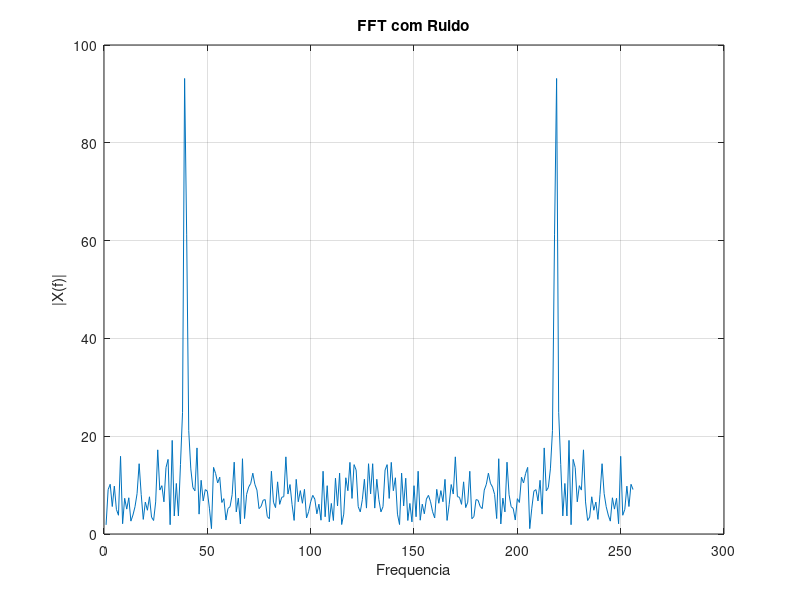

Reproduce this figure in MATLAB.
clc;
clear;
close all;

N = 256;
n = 0:N-1;

f0 = 0.15;

x = sin(2*pi*f0*n);

ruido = 0.5*randn(1,N);

sinal = x + ruido;

X = fft(sinal);

figure;
plot(abs(X));
title('FFT com Ruido');
xlabel('Frequencia');
ylabel('|X(f)|');
grid on;
